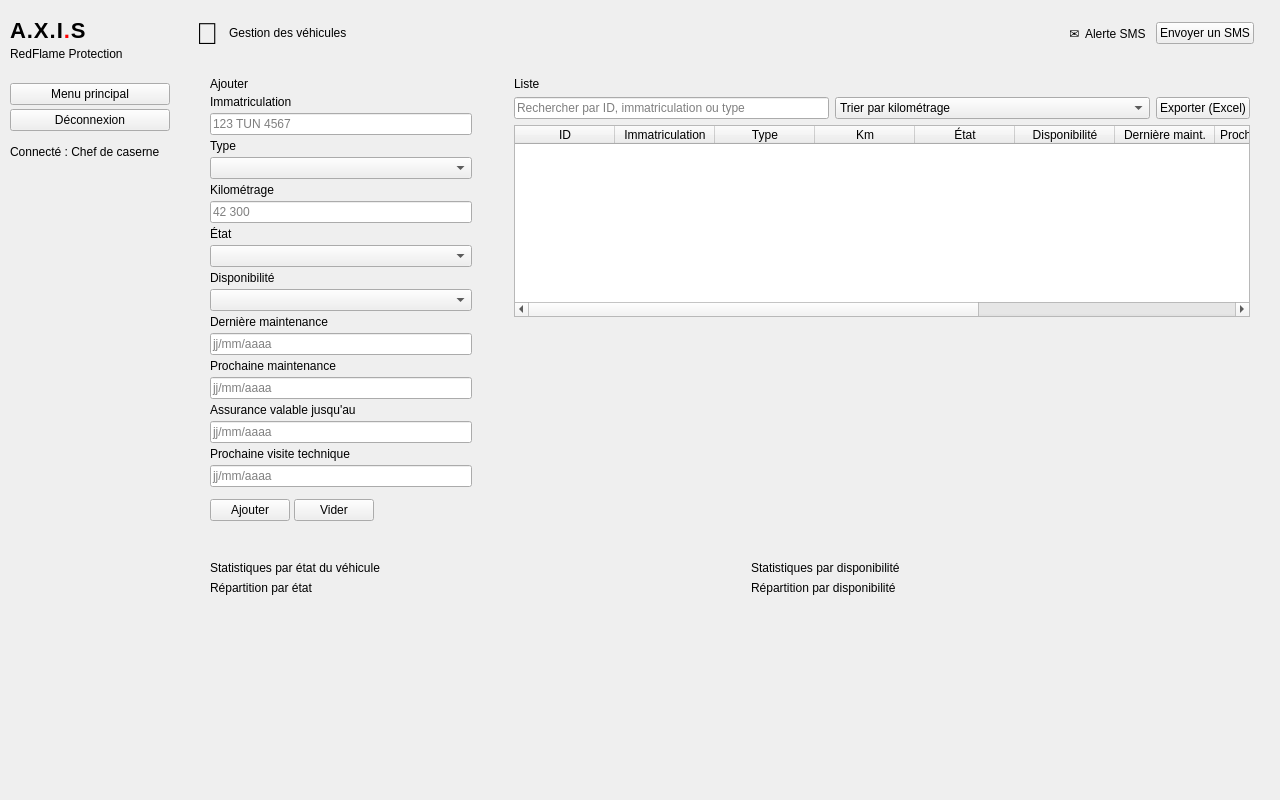
<?xml version="1.0" encoding="UTF-8"?>
<ui version="4.0">
 <class>GAxis</class>
<widget class="QMainWindow" name="GAxis"><property name="geometry"><rect><x>0</x><y>0</y><width>1280</width><height>800</height></rect></property><property name="windowTitle"><string>A.X.I.S - RedFlame Protection</string></property><widget class="QWidget" name="centralwidget"><layout class="QHBoxLayout" name="rootLayout" stretch="0,1"><property name="spacing"><number>0</number></property><property name="leftMargin"><number>0</number></property><property name="topMargin"><number>0</number></property><property name="rightMargin"><number>0</number></property><property name="bottomMargin"><number>0</number></property><item><widget class="QFrame" name="sidebar"><property name="minimumSize"><size><width>180</width><height>0</height></size></property><property name="maximumSize"><size><width>180</width><height>16777215</height></size></property><layout class="QVBoxLayout" name="sidebarLayout"><property name="spacing"><number>4</number></property><property name="leftMargin"><number>10</number></property><property name="topMargin"><number>18</number></property><property name="rightMargin"><number>10</number></property><property name="bottomMargin"><number>12</number></property><item><widget class="QLabel" name="lblLogo"><property name="text"><string>A.X.I&lt;span style='color:#ff0000'&gt;.&lt;/span&gt;S</string></property><property name="textFormat"><enum>Qt::RichText</enum></property><property name="styleSheet"><string>font-size:22px;font-weight:800;letter-spacing:1px;</string></property></widget></item><item><widget class="QLabel" name="lblSousTitre"><property name="text"><string>RedFlame Protection</string></property><property name="role" stdset="0"><string>muted</string></property></widget></item><item><spacer name="spacerLogo"><property name="orientation"><enum>Qt::Vertical</enum></property><property name="sizeType"><enum>QSizePolicy::Fixed</enum></property><property name="sizeHint" stdset="0"><size><width>20</width><height>18</height></size></property></spacer></item><item><widget class="QPushButton" name="btnMenu"><property name="text"><string>Menu principal</string></property><property name="cursor"><cursorShape>PointingHandCursor</cursorShape></property></widget></item><item><widget class="QPushButton" name="btnDeconnexion"><property name="text"><string>Déconnexion</string></property><property name="cursor"><cursorShape>PointingHandCursor</cursorShape></property></widget></item><item><spacer name="spacerUser"><property name="orientation"><enum>Qt::Vertical</enum></property><property name="sizeType"><enum>QSizePolicy::Fixed</enum></property><property name="sizeHint" stdset="0"><size><width>20</width><height>10</height></size></property></spacer></item><item><widget class="QLabel" name="lblUser"><property name="text"><string>Connecté : Chef de caserne</string></property><property name="role" stdset="0"><string>muted</string></property></widget></item><item><spacer name="spacerSidebar"><property name="orientation"><enum>Qt::Vertical</enum></property><property name="sizeHint" stdset="0"><size><width>20</width><height>40</height></size></property></spacer></item></layout></widget></item><item><widget class="QScrollArea" name="scrollArea"><property name="frameShape"><enum>QFrame::NoFrame</enum></property><property name="widgetResizable"><bool>true</bool></property><widget class="QWidget" name="scrollContents"><layout class="QVBoxLayout" name="contentLayout"><property name="spacing"><number>14</number></property><property name="leftMargin"><number>16</number></property><property name="topMargin"><number>16</number></property><property name="rightMargin"><number>16</number></property><property name="bottomMargin"><number>16</number></property><item><layout class="QHBoxLayout" name="topLayout"><property name="spacing"><number>10</number></property><item alignment="Qt::AlignVCenter"><widget class="QLabel" name="lblIcone"><property name="text"><string>🚗</string></property><property name="styleSheet"><string>font-size: 30px; background: transparent;</string></property></widget></item><item alignment="Qt::AlignVCenter"><widget class="QLabel" name="lblTitre"><property name="text"><string>Gestion des véhicules</string></property><property name="role" stdset="0"><string>pageTitle</string></property></widget></item><item><spacer name="spacerTop"><property name="orientation"><enum>Qt::Horizontal</enum></property><property name="sizeHint" stdset="0"><size><width>40</width><height>20</height></size></property></spacer></item><item alignment="Qt::AlignVCenter"><widget class="QLabel" name="lblAlerte"><property name="text"><string></string></property><property name="role" stdset="0"><string>alert</string></property><property name="wordWrap"><bool>true</bool></property><property name="maximumSize"><size><width>330</width><height>16777215</height></size></property></widget></item><item alignment="Qt::AlignVCenter"><widget class="QFrame" name="boxSms"><layout class="QHBoxLayout" name="smsLayout"><property name="spacing"><number>10</number></property><property name="leftMargin"><number>10</number></property><property name="topMargin"><number>6</number></property><property name="rightMargin"><number>10</number></property><property name="bottomMargin"><number>6</number></property><item><widget class="QLabel" name="lblSms"><property name="text"><string>✉  Alerte SMS</string></property></widget></item><item><widget class="QPushButton" name="btnSms"><property name="text"><string>Envoyer un SMS</string></property><property name="role" stdset="0"><string>primary</string></property></widget></item></layout></widget></item></layout></item><item><layout class="QHBoxLayout" name="midLayout" stretch="0,1"><property name="spacing"><number>14</number></property><item alignment="Qt::AlignTop"><widget class="QFrame" name="cardForm"><property name="role" stdset="0"><string>card</string></property><property name="minimumSize"><size><width>290</width><height>0</height></size></property><property name="maximumSize"><size><width>290</width><height>16777215</height></size></property><layout class="QVBoxLayout" name="formLayout"><property name="spacing"><number>4</number></property><property name="leftMargin"><number>14</number></property><property name="topMargin"><number>12</number></property><property name="rightMargin"><number>14</number></property><property name="bottomMargin"><number>14</number></property><item><widget class="QLabel" name="lblFormTitre"><property name="text"><string>Ajouter</string></property><property name="role" stdset="0"><string>cardTitle</string></property></widget></item><item><widget class="QLabel" name="lblPlaque"><property name="text"><string>Immatriculation</string></property><property name="role" stdset="0"><string>muted</string></property></widget></item><item><widget class="QLineEdit" name="lePlaque"><property name="placeholderText"><string>123 TUN 4567</string></property></widget></item><item><widget class="QLabel" name="lblType"><property name="text"><string>Type</string></property><property name="role" stdset="0"><string>muted</string></property></widget></item><item><widget class="QComboBox" name="cbType"></widget></item><item><widget class="QLabel" name="lblKm"><property name="text"><string>Kilométrage</string></property><property name="role" stdset="0"><string>muted</string></property></widget></item><item><widget class="QLineEdit" name="leKm"><property name="placeholderText"><string>42 300</string></property></widget></item><item><widget class="QLabel" name="lblEtat"><property name="text"><string>État</string></property><property name="role" stdset="0"><string>muted</string></property></widget></item><item><widget class="QComboBox" name="cbEtat"></widget></item><item><widget class="QLabel" name="lblDispo"><property name="text"><string>Disponibilité</string></property><property name="role" stdset="0"><string>muted</string></property></widget></item><item><widget class="QComboBox" name="cbDispo"></widget></item><item><widget class="QLabel" name="lblDerniere"><property name="text"><string>Dernière maintenance</string></property><property name="role" stdset="0"><string>muted</string></property></widget></item><item><widget class="QLineEdit" name="leDerniere"><property name="placeholderText"><string>jj/mm/aaaa</string></property></widget></item><item><widget class="QLabel" name="lblProchaine"><property name="text"><string>Prochaine maintenance</string></property><property name="role" stdset="0"><string>muted</string></property></widget></item><item><widget class="QLineEdit" name="leProchaine"><property name="placeholderText"><string>jj/mm/aaaa</string></property></widget></item><item><widget class="QLabel" name="lblAssurance"><property name="text"><string>Assurance valable jusqu'au</string></property><property name="role" stdset="0"><string>muted</string></property></widget></item><item><widget class="QLineEdit" name="leAssurance"><property name="placeholderText"><string>jj/mm/aaaa</string></property></widget></item><item><widget class="QLabel" name="lblVisite"><property name="text"><string>Prochaine visite technique</string></property><property name="role" stdset="0"><string>muted</string></property></widget></item><item><widget class="QLineEdit" name="leVisite"><property name="placeholderText"><string>jj/mm/aaaa</string></property></widget></item><item><spacer name="spacerForm"><property name="orientation"><enum>Qt::Vertical</enum></property><property name="sizeType"><enum>QSizePolicy::Fixed</enum></property><property name="sizeHint" stdset="0"><size><width>20</width><height>8</height></size></property></spacer></item><item><layout class="QHBoxLayout" name="btnsLayout"><item><widget class="QPushButton" name="btnSubmit"><property name="text"><string>Ajouter</string></property><property name="role" stdset="0"><string>primary</string></property></widget></item><item><widget class="QPushButton" name="btnVider"><property name="text"><string>Vider</string></property><property name="role" stdset="0"><string>ghost</string></property></widget></item><item><spacer name="spacerBtns"><property name="orientation"><enum>Qt::Horizontal</enum></property><property name="sizeHint" stdset="0"><size><width>40</width><height>20</height></size></property></spacer></item></layout></item></layout></widget></item><item alignment="Qt::AlignTop"><widget class="QFrame" name="cardListe"><property name="role" stdset="0"><string>card</string></property><layout class="QVBoxLayout" name="listeLayout"><property name="leftMargin"><number>14</number></property><property name="topMargin"><number>12</number></property><property name="rightMargin"><number>14</number></property><property name="bottomMargin"><number>12</number></property><item><widget class="QLabel" name="lblListeTitre"><property name="text"><string>Liste</string></property><property name="role" stdset="0"><string>cardTitle</string></property></widget></item><item><layout class="QHBoxLayout" name="barreLayout" stretch="1,1,0,0"><item><widget class="QLineEdit" name="leRecherche"><property name="placeholderText"><string>Rechercher par ID, immatriculation ou type</string></property><property name="clearButtonEnabled"><bool>true</bool></property></widget></item><item><widget class="QComboBox" name="cbTri"><item><property name="text"><string>Trier par kilométrage</string></property></item><item><property name="text"><string>Trier par ID</string></property></item><item><property name="text"><string>Trier par immatriculation</string></property></item><item><property name="text"><string>Trier par prochaine maintenance</string></property></item></widget></item><item><widget class="QPushButton" name="btnExcel"><property name="text"><string>Exporter (Excel)</string></property><property name="role" stdset="0"><string>ghost</string></property></widget></item></layout></item><item><widget class="QTableWidget" name="tableVehicules"><column><property name="text"><string>ID</string></property></column><column><property name="text"><string>Immatriculation</string></property></column><column><property name="text"><string>Type</string></property></column><column><property name="text"><string>Km</string></property></column><column><property name="text"><string>État</string></property></column><column><property name="text"><string>Disponibilité</string></property></column><column><property name="text"><string>Dernière maint.</string></property></column><column><property name="text"><string>Prochaine maint.</string></property></column><column><property name="text"><string>Assurance</string></property></column><column><property name="text"><string>Visite technique</string></property></column><column><property name="text"><string>Actions</string></property></column></widget></item></layout></widget></item></layout></item><item><layout class="QHBoxLayout" name="statsLayout" stretch="1,1"><property name="spacing"><number>14</number></property><item><widget class="QFrame" name="cardEtat"><property name="role" stdset="0"><string>card</string></property><layout class="QVBoxLayout" name="layoutEtat"><property name="leftMargin"><number>14</number></property><property name="topMargin"><number>12</number></property><property name="rightMargin"><number>14</number></property><property name="bottomMargin"><number>14</number></property><item><widget class="QLabel" name="lblTitreEtat"><property name="text"><string>Statistiques par état du véhicule</string></property><property name="role" stdset="0"><string>cardTitle</string></property></widget></item><item><widget class="QLabel" name="lblSousEtat"><property name="text"><string>Répartition par état</string></property><property name="role" stdset="0"><string>muted</string></property></widget></item><item><layout class="QHBoxLayout" name="rowEtat"><property name="spacing"><number>18</number></property><item><widget class="QLabel" name="lblDonutEtat"><property name="minimumSize"><size><width>100</width><height>100</height></size></property><property name="maximumSize"><size><width>100</width><height>100</height></size></property></widget></item><item><widget class="QLabel" name="lblLegendeEtat"><property name="textFormat"><enum>Qt::RichText</enum></property></widget></item><item><spacer name="spacerEtat"><property name="orientation"><enum>Qt::Horizontal</enum></property><property name="sizeHint" stdset="0"><size><width>40</width><height>20</height></size></property></spacer></item></layout></item></layout></widget></item><item><widget class="QFrame" name="cardDispo"><property name="role" stdset="0"><string>card</string></property><layout class="QVBoxLayout" name="layoutDispo"><property name="leftMargin"><number>14</number></property><property name="topMargin"><number>12</number></property><property name="rightMargin"><number>14</number></property><property name="bottomMargin"><number>14</number></property><item><widget class="QLabel" name="lblTitreDispo"><property name="text"><string>Statistiques par disponibilité</string></property><property name="role" stdset="0"><string>cardTitle</string></property></widget></item><item><widget class="QLabel" name="lblSousDispo"><property name="text"><string>Répartition par disponibilité</string></property><property name="role" stdset="0"><string>muted</string></property></widget></item><item><layout class="QHBoxLayout" name="rowDispo"><property name="spacing"><number>18</number></property><item><widget class="QLabel" name="lblDonutDispo"><property name="minimumSize"><size><width>100</width><height>100</height></size></property><property name="maximumSize"><size><width>100</width><height>100</height></size></property></widget></item><item><widget class="QLabel" name="lblLegendeDispo"><property name="textFormat"><enum>Qt::RichText</enum></property></widget></item><item><spacer name="spacerDispo"><property name="orientation"><enum>Qt::Horizontal</enum></property><property name="sizeHint" stdset="0"><size><width>40</width><height>20</height></size></property></spacer></item></layout></item></layout></widget></item></layout></item><item><spacer name="spacerContent"><property name="orientation"><enum>Qt::Vertical</enum></property><property name="sizeHint" stdset="0"><size><width>20</width><height>40</height></size></property></spacer></item></layout></widget></widget></item></layout></widget></widget>
 <resources/>
 <connections/>
</ui>
